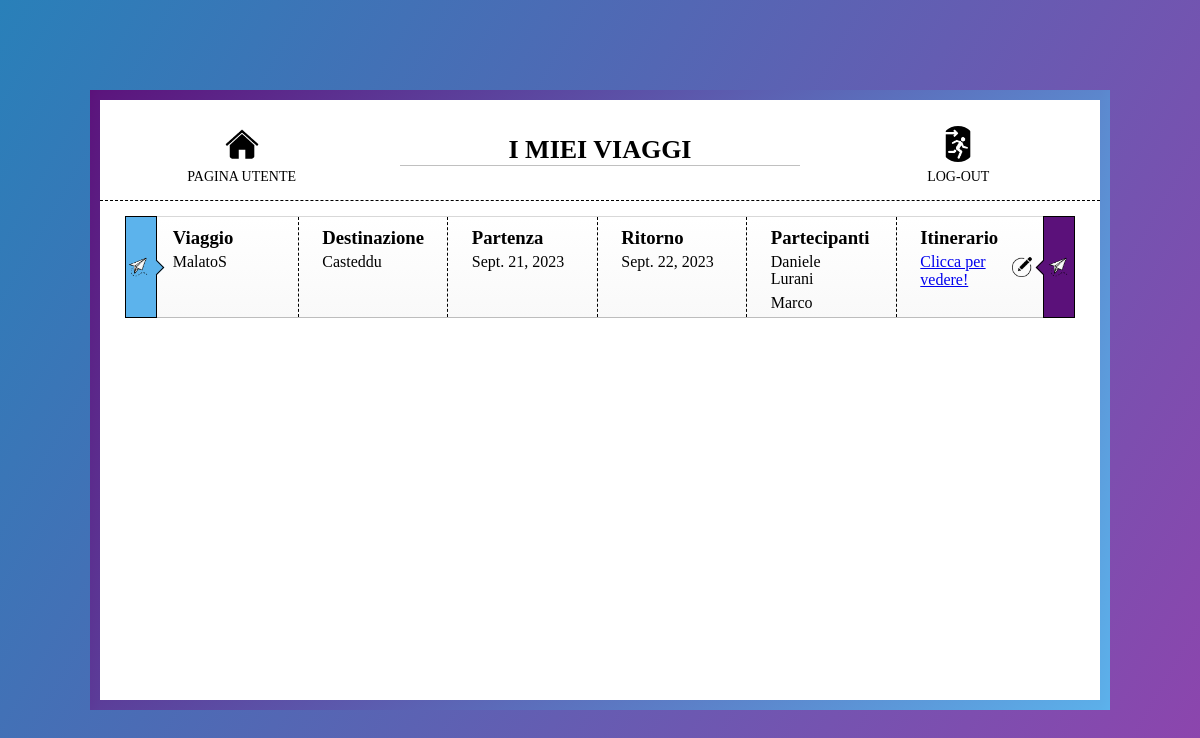
The app's page /organizzatoreViaggi/myTravels (signed in), older data.
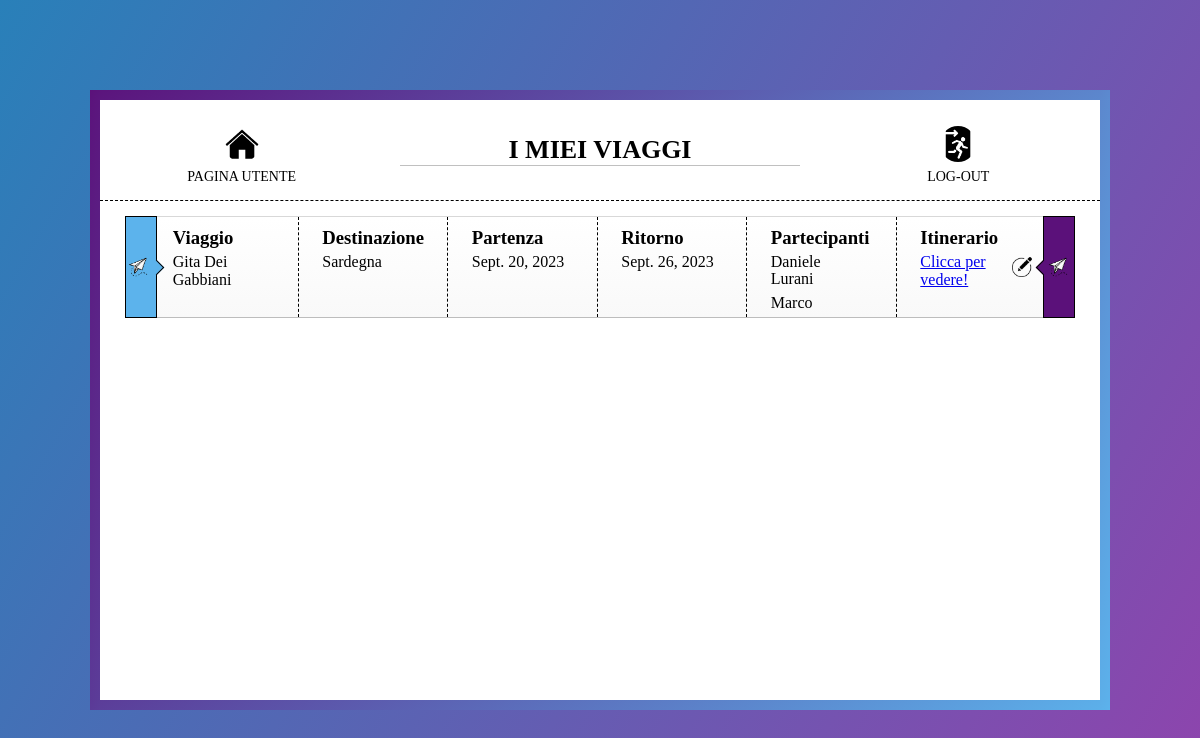
The same page, newer data.
### organizzatoreViaggi/models.py (models this page shows, shortened)
class Travel(models.Model):
    id = models.AutoField(primary_key=True)
    name = models.CharField(max_length=64, unique=True)
    destination = models.CharField(max_length=64)
    start_date = models.DateField()
    end_date = models.DateField()
    participants = models.ManyToManyField(CustomUser)

### organizzatoreViaggi/views.py (the view)
# urls.py: path('organizzatoreViaggi/myTravels', views.myTravels_view, name='myTravels'),
@login_required(login_url = 'login')
def myTravels_view(request):
    travels = Travel.objects.filter(participants = request.user)
    context = { 'travelsList': travels }
    return render(request, 'organizzatoreViaggi/myTravels.html',context)

### organizzatoreViaggi/templates/organizzatoreViaggi/myTravels.html (shortened to what this page needs)
{% load static %}
<!DOCTYPE html>
<html lang="it">
<head>
        <link rel="stylesheet" href="{% static 'css/myTravels.css'%}">
</head>
<body>
    <div class="page-container">
        <nav>
            <a href="{% url 'userHomePage' %}">
                <img src="{% static 'images/home_icon.png' %}" />
                <p>Pagina utente</p>
            </a>
            <h1>I MIEI VIAGGI</h1>
            <a href="{% url 'logout' %}">
                <img src="{% static 'images/logout_icon.png' %}" />
                <p>Log-out</p>
            </a>
        </nav>
        <div class="main">
            {% if travelsList %}
            {% for travel in travelsList %}
            <div class="trip-container">
                <div class="trip trip-info trip-white">
                    <div class="lateral-delimiters">
                        <div class="icon">
                            <img src="{% static 'images/invitation_icon.png' %}" />
                        </div>
                        <div class="icon2">
                            <img src="{% static 'images/invitation_icon.png' %}" />
                        </div>
                        <div class="trip-data">
                            <div class="right-dash trip-element trip-name-container">
                                <h3 class="trip-element-title trip-title-name">Viaggio</h3>
                                <p class="trip-element-value trip-name">{{ travel.name }}</p>
                            </div>
                            <div class="right-dash trip-element trip-destination-container">
                                <h3 class="trip-element-title trip-title-destination">Destinazione</h3>
                                <p class="trip-element-value trip-destination">{{ travel.destination }}</p>
                            </div>
                            <div class="right-dash trip-element trip-departure-container">
                                <h3 class="trip-element-title trip-title-departure">Partenza</h3>
                                <p class="trip-element-value trip-departure">{{ travel.start_date }}</p>
                            </div>
                            <div class="right-dash trip-element trip-return-container">
                                <h3 class="trip-element-title trip-title-return">Ritorno</h3>
                                <p class="trip-element-value trip-return">{{ travel.end_date }}</p>
                            </div>
                            <div class="right-dash trip-element trip-participants-container">
                                <h3 class="trip-element-title trip-title-participants">Partecipanti</h3>
                                <div class="trip-participant-items">
                                    {% for participant in travel.participants.all %}
                                        <p class="participant-name">{{ participant.first_name }}</p>
                                        <p class="participant-name">{{ participant.last_name }}</p>
                                    {% endfor %}
                                </div>
                            </div>
                            <div class="trip-element trip-itinerary-container">
                                <h3 class="trip-element-title trip-title-itinerary">Itinerario</h3>
                                <a href="{% url 'detailsTravel' travel.id %}">
                                    <p class="trip-element-value trip-participants">Clicca per vedere!</p>
                                </a>
                            </div>
                            <a class="edit-button" aria-hidden="true" href="{% url 'changeItinerary' travel.id %}">
                                <img src="{% static 'images/edit_icon.png' %}" />
                            </a>
                        </div>
                    </div>
                </div>
            </div>
            {% endfor %}
            {% else %}
            <div >
                <h3>Nessun viaggio da mostrare!</h3>
            </div>
            {% endif %}
        </div>
    </div>
</body>
</html>

Row changes from the older to the newer data that the page shows:
removed Travel: name "MalatoS", destination "Casteddu", start_date "Sept. 21, 2023", end_date "Sept. 22, 2023", CustomUser (first_name "Daniele", last_name "Lurani"), CustomUser (first_name "Marco")
added Travel: name "Gita Dei Gabbiani", destination "Sardegna", start_date "Sept. 20, 2023", end_date "Sept. 26, 2023", CustomUser (first_name "Daniele", last_name "Lurani"), CustomUser (first_name "Marco")
